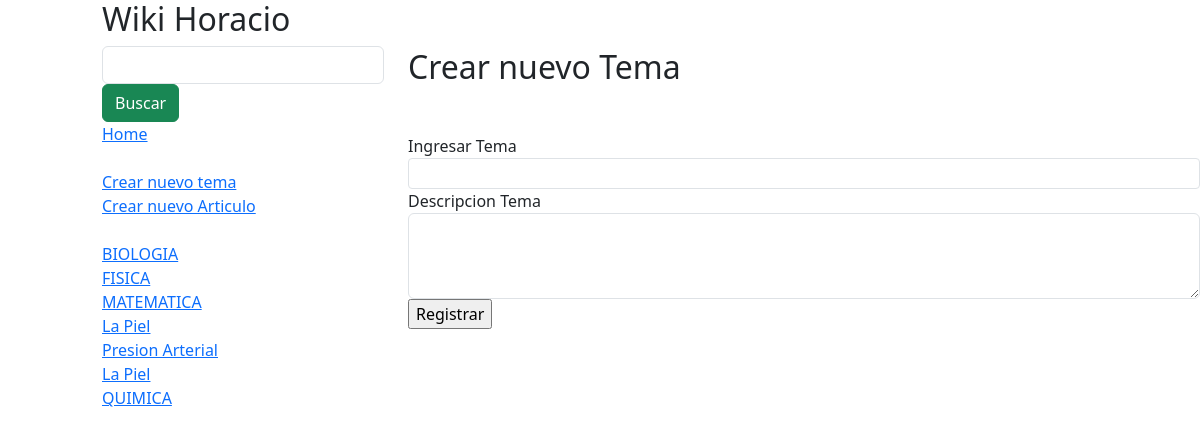
Page /nuevoTema on the committed database.
### wikiApp/models.py (models this page shows)
class tema(models.Model):
    nombre = models.CharField(max_length=128, null=True, blank=True)
    descripcion = models.CharField(max_length=256, null=True, blank=True)

### wikiApp/views.py (the view, shortened to what this page needs)
# urls.py: path('nuevoTema',views.nuevoTema,name='nuevoTema'),
def nuevoTema(request):
     listaTemas = tema.objects.all().order_by('id')
     return render(request,'nuevoTema.html',{
        'listaTemas':listaTemas
    })
     return render(request,'nuevoTema.html')

### wikiApp/templates/nuevoTema.html (shortened to what this page needs)
{% extends "layout.html" %}
{% block contenido %}
<br><br>
<h2>Crear nuevo Tema</h2>
            <form class="row mt-5" method="post" action="{% url 'wikiApp:nuevoTema' %}">
                <div>
                    <label>Ingresar Tema</label>
                    <input type="text" name="nombre" class="form-control form-control-sm">
                </div>
                <div>
                    <label>Descripcion Tema</label>
                    <textarea class="form-control" name="descripcion" rows="3" class="form-control form-control-lg">
                </textarea>
                    </div>
                <div>
                    <input type="submit" value="Registrar">
                </div>
            </form>
{% endblock %}

### wikiApp/templates/layout.html (shortened to what this page needs)
{% load static %}
<!DOCTYPE html>
<html>
<head>
    <link href="https://cdn.jsdelivr.net/npm/bootstrap@5.3.0/dist/css/bootstrap.min.css" rel="stylesheet"
>
</head>
<body>
    <div class="row" >
        <div class="col-lg-1" ></div>
        <div class="col-lg-3">
            <h2>Wiki Horacio</h2>
            <form method="post" action="{% url 'wikiApp:buscarArticulo' %}">
                <input type="text" class="form-control" name="busqueda">
                <input type="submit" class="btn btn-success" value="Buscar">
            </form>
            <div>
             <a href="{% url 'wikiApp:directorio' %}">Home</a>
            </div>
            <br>
            <div>
             <a href="{% url 'wikiApp:nuevoTema' %}">Crear nuevo tema</a>
            </div>
            <div>
              <a href="{% url 'wikiApp:nuevoArticulo' %}">Crear nuevo Articulo</a>
            </div>
            <br>
            {% for temaInfo in listaTemas %}
            <div>
                <a href="{% url 'wikiApp:vistaTema' temaInfo.id %}">{{ temaInfo.nombre }}</a>
            </div>
            {% endfor %}
        </div>
        <div class="col-lg-8 mt-10">
            {% block contenido %}
            {% endblock %}
        </div>
    </div>
</body>
</html>

### rows in the picture
tema: nombre "BIOLOGIA"
tema: nombre "FISICA"
tema: nombre "MATEMATICA"
tema: nombre "La Piel"
tema: nombre "Presion Arterial"
tema: nombre "La Piel"
tema: nombre "QUIMICA"
